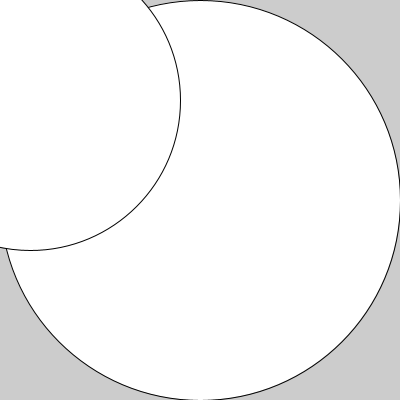
Frame 1 (no input)
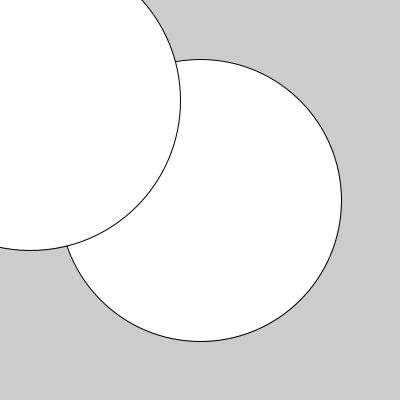
Frame 60 (the mouse pressed at the canvas centre just before this capture)
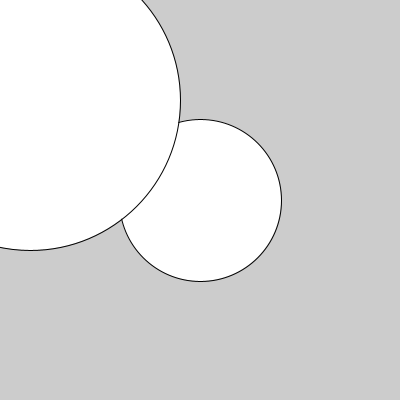
Frame 120 (the mouse held since frame 60 and released just before this capture)

The Processing sketch that drew these frames (run headless with seeded random() and noise(); from frame 60 on, the mouse is pressed at the canvas centre):

// Processing sketch: MakingObjectsExample
// ── MakingObjectsExample.pde
/**
 * An example of making and using our own objects. Making very basic
 * objects - a Circle and a Rectangle
 * @version Feb 17 2026
 */
 
//this (the first tab) is our DRIVER CLASS. This is the only
//tab that has a setup() and a draw()

Circle test1;
//create a new instance of circle
Circle test2;

void setup()
{
  size(400, 400);
  
  test1 = new Circle(30, 100, 150);
  //make it start in the centre of the screen with a radius of 1/2 the width
  test2 = new Circle(width/2, height/2, width/2);
}

void draw()
{
  background(204);
  test2.display();
  test1.display();
  
  test2.changeRadius(-1);
}

void keyPressed()
{
  test1.setFillColour(color(random(255), random(255), random(255)));
  test1.setStrokeColour(color(random(255), random(255), random(255)));
}

// ── Circle.pde
/**
 * Circle object represents a circle in Processing
 */
 
class Circle
{
  //define instance variables (PROPERTIES)
  private float x, y;  //centre (x, y) coordinate
  private float radius;
  private color fillColour = 255;  //initialized with the DEFAULT value
  private color strokeColour;
  
  //constructor - defines the starting properties
  //of this object
  public Circle(float startX, float startY, float startRad)
  {
    x = startX;
    y = startY;
    radius = startRad;
    strokeColour = 0;  //also initialized with a DEFAULT value
  }
  
  //displays the circle
  public void display()
  {
    stroke(strokeColour);
    fill(fillColour);
    circle(x, y, radius * 2);  
  }
  
  //change the stroke colour and the fill colour
  public void setStrokeColour(color newColour)
  {
    strokeColour = newColour;
  }
  
  public void setFillColour(color newColour)
  {
    fillColour = newColour;
  }
  
  //MUTATOR for the radius
  public void changeRadius(float value)
  {
    if(radius + value > 5 && radius + value < width/2)
    {
      radius += value;
    }
  }
  
}

// ── Square.pde
/**
 * A shape that moves
 */

class Square
{
  private float x, y;  //centre (x, y)
  private float sideLength;
  
  public Square(float xPos, float yPos, float side)
  {
    x = xPos;
    y = yPos;
    sideLength = side;
  }
  
  public void display()
  {
    rectMode(CENTER);
    stroke(0);
    fill(255);
    square(x, y, sideLength);
    rectMode(CORNER);
  }
  
  //MUTATOR for x and y
  public void moveX(float steps)
  {
    x += steps;
  }
  
  public void moveY(float steps)
  {
    y += steps;
  }
  
  //ACCESSORS for the x
  public float getX()
  {
    return x;
  }

  public float getY()
  {
    return y;
  }  
}
